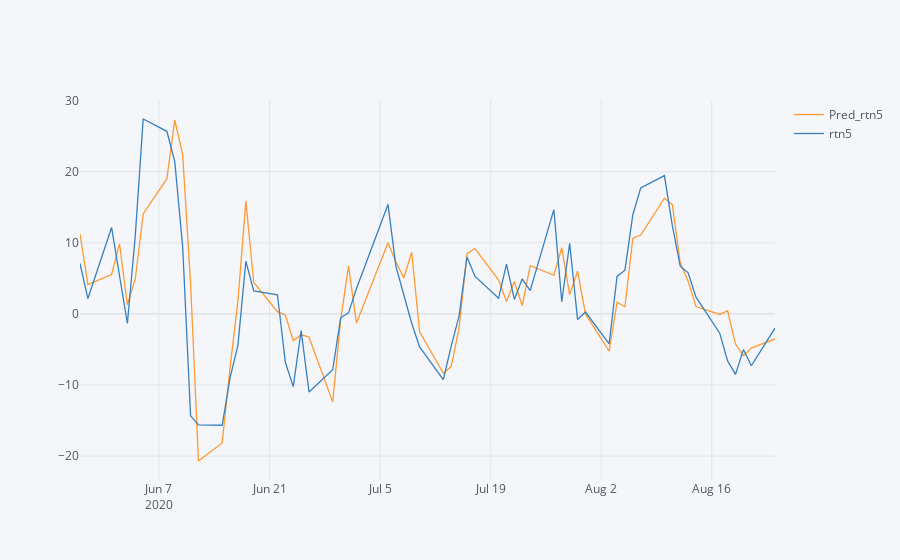

The notebook cell this image was saved under:
### Code cell
trox_2020c_pred[['Pred_rtn5', 'rtn5']].iplot()
